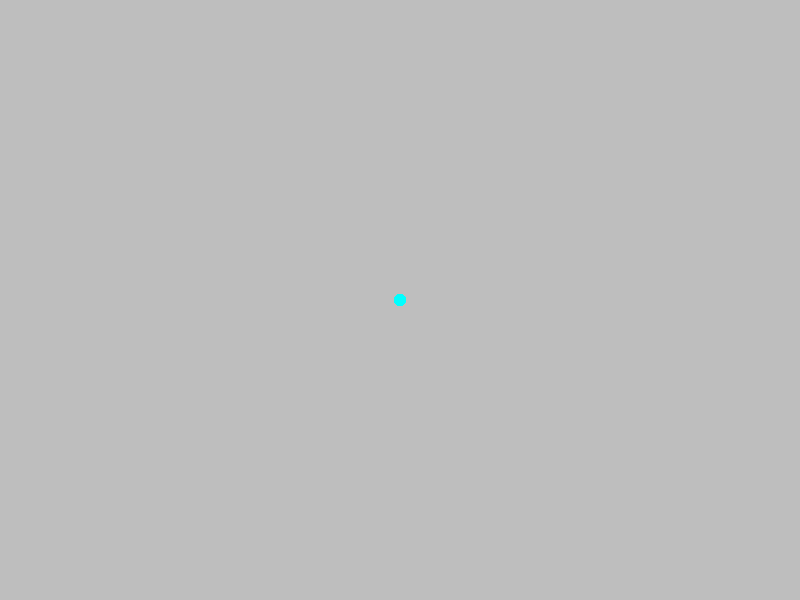
Frame 1 (no input)
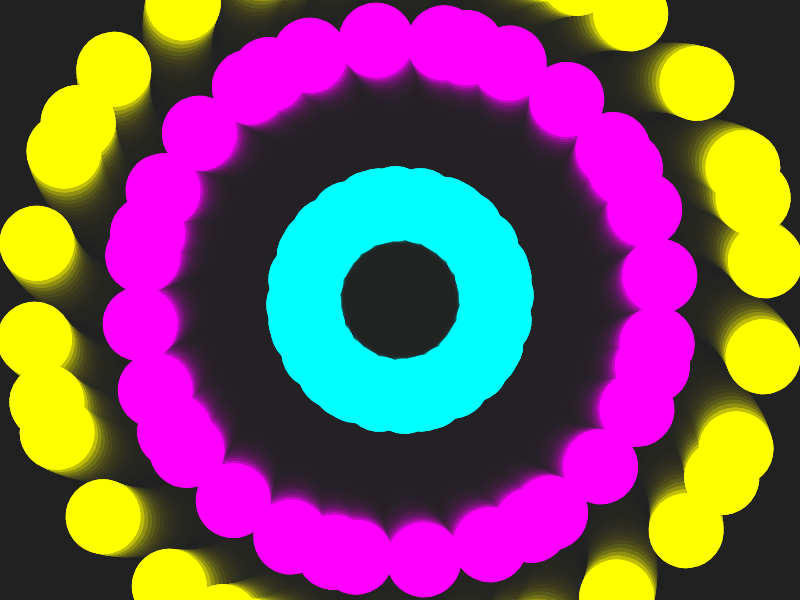
Frame 60 (no input)
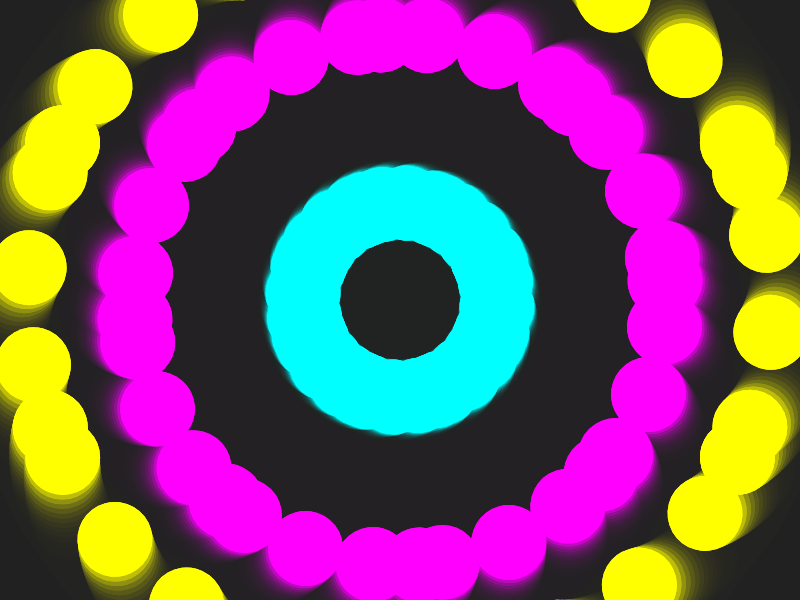
Frame 120 (the mouse pressed at the canvas centre since frame 60)

The p5.js sketch that drew these frames (run headless with seeded random() and noise() and a simulated clock; from frame 60 on, the mouse is pressed at the canvas centre):

// p5.js sketch
// ── sketch.js
let pos;
let pos2;
let inc;
let inc2;
let size;
let sizeSlider;

function setup() {
  createCanvas(800, 600);
  angleMode(DEGREES);

  pos = 0.0;
  inc = createSlider(1, 5, 1); //makes slider to control first sine wave

  pos2 = 0.0;
  inc2 = createSlider(1, 5, 2); // makes slider to control second sine wave

  size = 1.0;
  sizeSlider = createSlider(1, 5, 1) // makes slider to control size variation
}

function draw() {
  background(35, 35, 35, 75); // translucent background for motion blur effect

  // move canvas graph so 0,0 is in the center
  translate(width/2, height/2); 

  // make sine waves
  var sin1 = sin(pos);
  var sin2 = sin(pos2);
  var sin3 = sin(size)

  // amplify sine waves into more usable numbers
  let amplified = sin1 * 100;
  let amplified2 = sin2 * 50;
  let pointWeight = sin3 * 75;

  // make rings of points
  for (let z = 0; z <= 360; z += 5) {
    stroke('yellow');
    strokeWeight(pointWeight + 10);
    point (amplified2 * 3, amplified * 4);
    rotate(z)
  }
  for (let y = 0; y <= 360; y += 5) {
    stroke('magenta');
    strokeWeight(pointWeight + 10);
    point (amplified * 3, amplified2);
    rotate(y)
  }

  for (let x = 0; x <= 360; x += 5) {
    stroke('cyan');
    strokeWeight(pointWeight + 10);
    point (amplified, amplified2);
    rotate(x)
  }

  // creates the movement
  pos = pos + inc.value();
  pos2 = pos2 + inc2.value();
  size = size + sizeSlider.value();

}

// ── style.css
html, body {
  width: 95%;
  max-width: 800px;
  margin: 0 auto;
  padding: 0;
  font-family: sans-serif;
}

canvas {
  display: block;
}

.small {
  font-size: small;
  font-style: italic;
  color: red;
  max-width: 500px;
  text-align: center;
}
